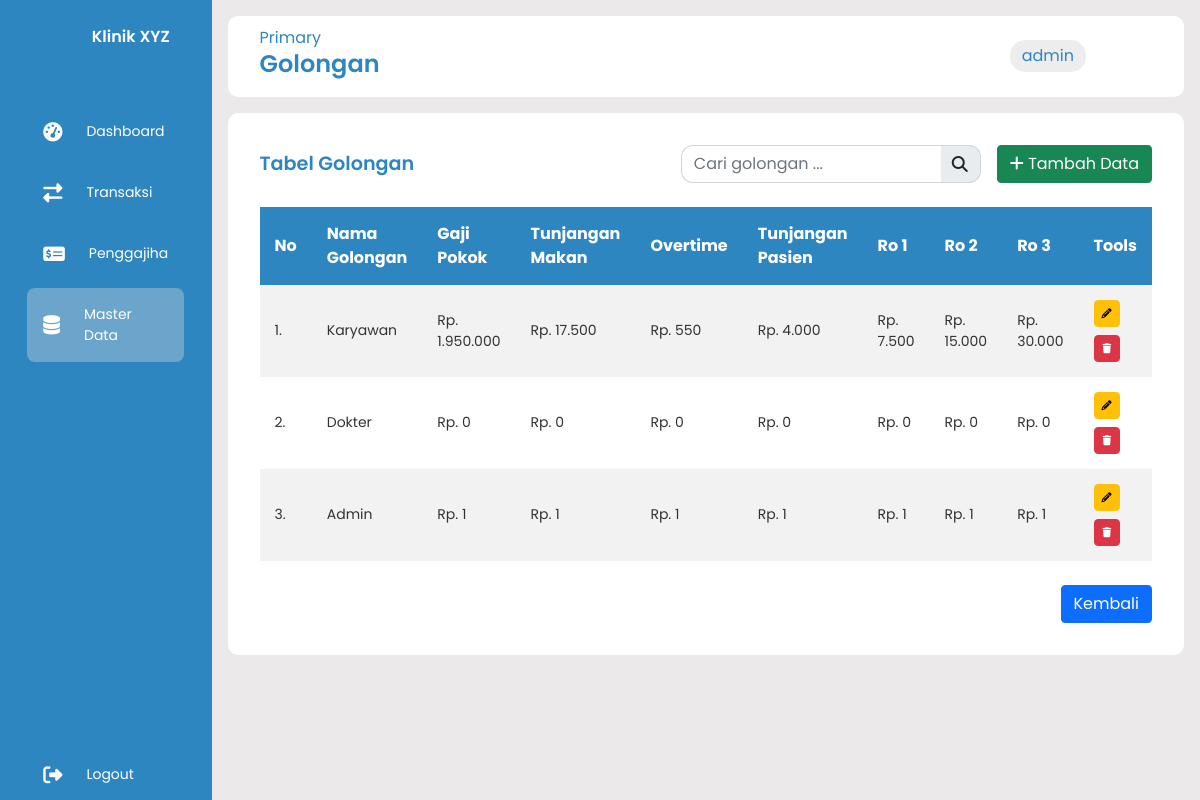
The app's page /asset/master/masterdata.php?page=golongan (signed in) with its own data.
### tables this page shows
CREATE TABLE `golongan` (
  `id` int(11) UNSIGNED NOT NULL,
  `nama_golongan` varchar(100) NOT NULL,
  `gaji_pokok` int(12) NOT NULL,
  `tunjangan_makan` int(12) NOT NULL,
  `overtime` varchar(11) NOT NULL,
  `tunjangan_pasien` varchar(20) NOT NULL,
  `ro1` varchar(45) NOT NULL,
  `ro2` varchar(45) NOT NULL,
  `ro3` varchar(45) NOT NULL
);

### asset/master/view/golongan.php (the view, shortened to what this page needs)
<div class="tabular__wrapper">
    <div class="col-md-12 d-flex justify-content-end mb-4" style="gap: 1rem; align-items: center;">
        <div class="header__title text-sm" style="flex:1;">
            <h3 style="font-weight: 600; font-size: 1.2rem; margin-bottom: 0;">Tabel Golongan</h3>
        </div>
        <div class="input-group" style="width: 300px;">
            <input style="border-radius: 12px 0 0 12px; border-right: none;" type="text" name="search" class="form-control" placeholder="Cari golongan ..." id="searchInput">
            <span class="input-group-text" id="basic-addon1" style="border-radius: 0 12px 12px 0; border-left: none;">
                <i class="fa fa-search" aria-hidden="true"></i>
            </span>
        </div>
        <div class="d-flex justify-content-end">
            <button type="button" class="btn btn-success" data-bs-toggle="modal" data-bs-target="#input">
                <i class="fa fa-plus"></i> Tambah Data
            </button>
        </div>
    </div>
    <div class="table__container" style="max-height: 435px; overflow-y: auto;">
        <div class="table__box" style="max-height: 435px; overflow-y: auto;">
            <table>
                <thead style="position: sticky; top: 0; z-index: 1;">
                    <tr>
                        <th>No</th>
                        <th>Nama Golongan</th>
                        <th>Gaji Pokok</th>
                        <th>Tunjangan Makan</th>
                        <th>Overtime</th>
                        <th>Tunjangan Pasien</th>
                        <th>Ro 1</th>
                        <th>Ro 2</th>
                        <th>Ro 3</th>
                        <th>Tools</th>
                    </tr>
                </thead>
                <tbody id="tindakanTableBody">
                    <?php
                    $query_golongan = "SELECT * FROM golongan";
                    $result_golongan = mysqli_query($conn, $query_golongan);
                    $no = 1;
                    if (mysqli_num_rows($result_golongan) > 0) {
                        while ($golongan_row = mysqli_fetch_assoc($result_golongan)) { ?>
                            <tr>
                                <td><?= $no++ ?>.</td>
                                <td><?= $golongan_row['nama_golongan'] ?></td>
                                <td>Rp. <?= empty($golongan_row['gaji_pokok']) ? '0' : number_format($golongan_row['gaji_pokok'], 0, ',', '.') ?></td>
                                <td>Rp. <?= empty($golongan_row['tunjangan_makan']) ? '0' : number_format($golongan_row['tunjangan_makan'], 0, ',', '.') ?></td>
                                <td>Rp. <?= empty($golongan_row['overtime']) ? '0' : number_format($golongan_row['overtime'], 0, ',', '.') ?></td>
                                <td>Rp. <?= empty($golongan_row['tunjangan_pasien']) ? '0' : number_format($golongan_row['tunjangan_pasien'], 0, ',', '.') ?></td>
                                <td>Rp. <?= empty($golongan_row['ro1']) ? '0' : number_format($golongan_row['ro1'], 0, ',', '.') ?></td>
                                <td>Rp. <?= empty($golongan_row['ro2']) ? '0' : number_format($golongan_row['ro2'], 0, ',', '.') ?></td>
                                <td>Rp. <?= empty($golongan_row['ro3']) ? '0' : number_format($golongan_row['ro3'], 0, ',', '.') ?></td>
                                <td>
                                    <button type="button" class="btn btn-warning" data-bs-toggle="modal" data-bs-target="#edit<?= $golongan_row['id'] ?>" style="box-shadow: none; font-size: 10px; padding: 5px 7px;">
                                        <i class="fa fa-pencil"></i>
                                    </button>
                                    <a href="app/golongan/delete.php?id=<?= $golongan_row['id'] ?>" class="btn btn-danger mt-2" style="box-shadow: none; font-size: 10px; padding: 5px 8px;" onclick="return confirmDelete('<?= $golongan_row['nama_golongan'] ?>')">
                                        <i class="fa fa-trash"></i>
                                    </a>
                                </td>
                            </tr>
                        <?php }
                    } else { ?>
                        <tr>
                            <td colspan="10" class="text-center">Tidak ada karyawan</td>
                        </tr>
                    <?php } ?>
                </tbody>
            </table>
        </div>
    </div>
    <div class="col-md-12 mt-4 d-flex justify-content-end">
        <a href="masterdata.php" type="submit" class="btn btn-primary">Kembali</a>
    </div>
</div>

### asset/css/index.css (style rules this page uses)
* { margin: 0; padding: 0; border: none; outline: none; box-sizing: border-box; font-family: "Poppins", sans-serif; }
:root { --main-color: rgb(46, 134, 193); }
body { display: flex; }
.header__title { color: var(--main-color); }
.tabular__wrapper { background: #fff; margin-top: 1rem; border-radius: 10px; padding: 2rem; }
.table__container { width: 100%; }
table { width: 100%; border-collapse: collapse; border-radius: 50px; }
thead { background: var(--main-color); color: #fff; }
th { padding: 15px; text-align: left; }
tbody { background: #f2f2f2; }
td { padding: 15px; font-size: 14px; color: #333; }
tr:nth-child(even) { background: #fff; }

### records on screen
golongan: nama_golongan "Karyawan", gaji_pokok "1.950.000", tunjangan_makan "17.500", overtime "550", tunjangan_pasien "4.000", ro1 "7.500", ro2 "15.000", ro3 "30.000"
golongan: nama_golongan "Dokter", gaji_pokok "0", tunjangan_makan "0", overtime "0", tunjangan_pasien "0", ro1 "0", ro2 "0", ro3 "0"
golongan: nama_golongan "Admin", gaji_pokok "1", tunjangan_makan "1", overtime "1", tunjangan_pasien "1", ro1 "1", ro2 "1", ro3 "1"

### other values on screen
$_GET['page'] "Golongan"
$_SESSION['username'] "admin"
